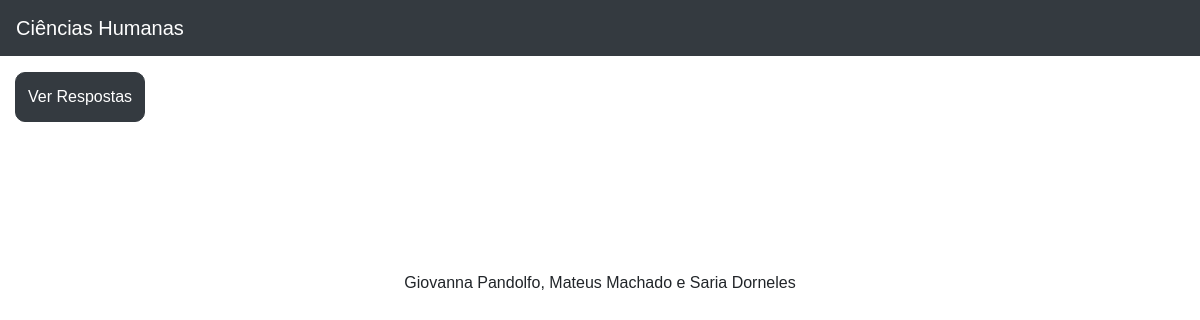
/questao.php?area=2, run on an earlier commit of the app's database.
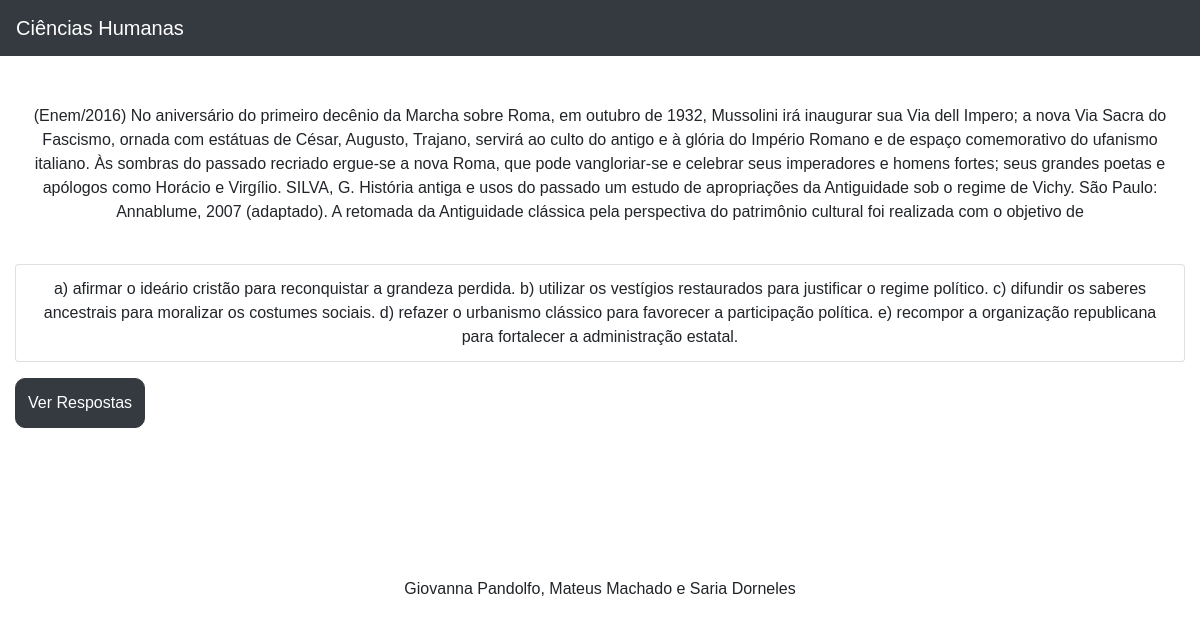
And on a later commit of the database.
### tables this page shows
CREATE TABLE `areaconhecimento` (
  `id` int(11) NOT NULL,
  `Nome` varchar(90) NOT NULL,
  `foto` varchar(90) DEFAULT NULL,
  `Questionario_id` int(11) NOT NULL
);

CREATE TABLE `resolucoes` (
  `id` int(11) NOT NULL,
  `correta` varchar(45) DEFAULT NULL,
  `descricao` longtext DEFAULT NULL,
  `AreaID` int(11) NOT NULL,
  `Questoes_id` int(11) NOT NULL
);

CREATE TABLE `questoes` (
  `id` int(11) NOT NULL,
  `Pergunta` longtext DEFAULT NULL,
  `Area` varchar(90) DEFAULT NULL,
  `Nome` varchar(45) NOT NULL,
  `Foto` varchar(90) DEFAULT NULL,
  `Questionario_id` int(11) NOT NULL
);

### questao.php (the view, shortened to what this page needs)
<?php
include_once 'conexao.php';
?>
<link rel="stylesheet" href="https://cdn.jsdelivr.net/npm/bootstrap@4.0.0/dist/css/bootstrap.min.css">
 <link rel="stylesheet" href="./style.css?v=<?php echo rand(0,999999);?>">
<?php
$area = $_GET['area'];
$sqlArea = "SELECT * FROM areaconhecimento WHERE id={$area}";
$result = mysqli_query($conexao, $sqlArea);
$row = mysqli_fetch_array($result, MYSQLI_ASSOC);
?>
</head>
<body class="container-fluid">
<header class="row">
     <nav class="navbar col-12 navbar-dark bg-dark">
  <a class="navbar-brand" href="index.php"><?php echo $row['Nome']?></a>
</nav>
         <?php
          $sql = "SELECT * FROM questoes AS q INNER JOIN resolucoes AS r ON q.id =r.Questoes_id WHERE q.Area={$area}";
          $result = mysqli_query( $conexao, $sql );
          while($row = mysqli_fetch_array($result, MYSQLI_ASSOC)){
          ?>
          <div class=" col-12 mt-5 font-weight-normal text-center">
            <p class="Nome"><?php echo $row['Pergunta']?></p>
            <ul class="list-group">
              <li class="resolucao mt-4 list-group-item"><?php echo $row['descricao']?></li>
            </ul>
            </div>
          <?php
          }
          ?>
<div class="row">
<button id="verRespostas" type="button" class="btn btn-dark mt-3">Ver Respostas</button>
</div>
<?php
include_once 'footer.php';
?>

### footer.php (shortened to what this page needs)
<div class="container">
<footer>
<div class="text-center col-12" style="text-dark mt" >
      <p>Giovanna Pandolfo, Mateus Machado e Saria Dorneles</p>
    </div>
    </footer>
</div>
  </body>
</html>

### style.css (style rules this page uses)
* { font-family: Arial, Helvetica, sans-serif; margin: 0; }
.btn-dark { height: 50px; border-radius: 10px; margin-left: 30px; }
body { position: absolute; overflow: auto; }
footer { margin-top: 149px; height: 20px; }

What changed in the data, as far as the page shows it:
added resolucoes: Questoes.Pergunta "(Enem/2016) No aniversário do primeiro decênio da Marcha sobre Roma, em outubro de 1932, Mussolini irá inaugurar sua Via dell Impero; a nova Via Sacra do Fascismo, ornada com estátuas de César, Augusto, Trajano, servirá ao culto do antigo e à glória do Império Romano e de espaço comemorativo do ufanismo italiano. Às sombras do passado recriado ergue-se a nova Roma, que pode vangloriar-se e celebrar seus imperadores e homens fortes; seus grandes poetas e apólogos como Horácio e Virgílio. SILVA, G. História antiga e usos do passado um estudo de apropriações da Antiguidade sob o regime de Vichy. São Paulo: Annablume, 2007 (adaptado). A retomada da Antiguidade clássica pela perspectiva do…", descricao "a) afirmar o ideário cristão para reconquistar a grandeza perdida. b) utilizar os vestígios restaurados para justificar o regime político. c) difundir os saberes ancestrais para moralizar os costumes sociais. d) refazer o urbanismo clássico para favorecer a participação política. e) recompor a organização republicana para fortalecer a administração estatal."
